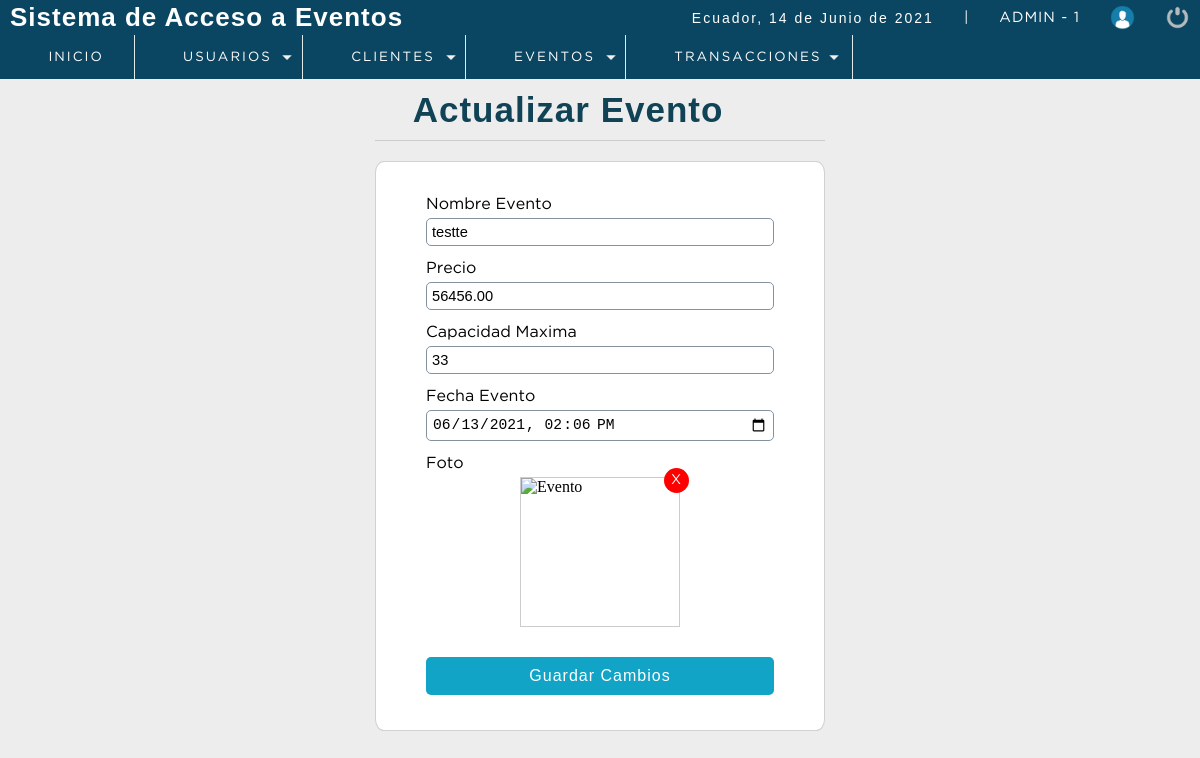
/P_seminarios/sistema/editar_evento.php?id=26 (signed in), run on the app's committed database.
### tables this page shows
CREATE TABLE `evento` (
  `codevento` int(11) NOT NULL,
  `descripcion` varchar(100) DEFAULT NULL,
  `precio` decimal(10,2) DEFAULT NULL,
  `capMax` int(11) DEFAULT NULL,
  `direccion` varchar(300) DEFAULT NULL,
  `foto` text DEFAULT NULL,
  `fecha_evento` datetime NOT NULL,
  `dateAdd` datetime NOT NULL DEFAULT current_timestamp(),
  `usuario_id` int(11) NOT NULL,
  `status` int(11) NOT NULL DEFAULT 1,
  `id_tipo_seminario` int(11) DEFAULT NULL
);

### P_seminarios/sistema/editar_evento.php (the view, shortened to what this page needs)
<?php
 include "../conection.php";
 if (empty($_REQUEST['id'])) {
     header("location: lista_eventos.php");
 }else {
     $id_evento = $_REQUEST['id'];
     $query_evento = mysqli_query($conection,"SELECT * FROM evento WHERE codevento = $id_evento AND status = 1");
     $result_evento = mysqli_num_rows($query_evento);
     $foto = '';
     $classRemove = 'notBlock';
     if ($result_evento > 0) {
         $data_evento = mysqli_fetch_assoc($query_evento);
            if ($data_evento['foto'] != 'img_evento.png') {
              $classRemove = '';
              $foto = '<img id="img" src="img/uploads/'.$data_evento['foto'].'" alt="Evento">';
            }
     }else {
        header("location: lista_eventos.php");
     }
 }
?>
<!DOCTYPE html>
<html lang="en">
<head>
	<?php include "includes/scripts.php"?>
</head>
<body>
 <?php include "includes/header.php"?>
	<section id="container">
		<div class="form_registre">
        <h1><i class="far fa-clock"></i> Actualizar Evento</h1>
        <hr>
        <form action="" method="post" enctype="multipart/form-data">
            <label for="evento">Nombre Evento</label>
            <input type="text" name="evento" id="evento" placeholder="Nombre del Evento" value="<?php echo $data_evento['descripcion'];?>">
            <label for="precio">Precio</label>
            <input type="number" name="precio" id="precio" placeholder="Precio del Evento" value="<?php echo $data_evento['precio'];?>">
            <label for="capacidad">Capacidad Maxima</label>
            <input type="number" name="capacidad" id="capacidad" placeholder="Capacidad del Evento" value="<?php echo $data_evento['capMax'];?>">
            <label for="fecha">Fecha Evento</label>
            <input type="datetime-local" name="fecha_ev" id="fecha_ev" placeholder="Fecha del Evento" value="<?php echo date('Y-m-d\TH:i', strtotime( $data_evento['fecha_evento']))?>">
            <div class="photo">
                    <label for="foto">Foto</label>
                    <div class="prevPhoto">
                    <span class="delPhoto <?php echo $classRemove?>">X</span>
                    <label for="foto"></label>
                    <?php echo $foto ?>
                    </div>
            </div>
            <input type="submit" value="Guardar Cambios" class="btn_save">
        </form>
        </div>
	</section>
</body>
</html>

### P_seminarios/sistema/css/style.css (style rules this page uses)
* { margin: 0; padding: 0; box-sizing: border-box; }
body { background: #ededed; }
h1, h2, h3, h4, h5, h6 { font-family: 'arial'; font-weight: bold; letter-spacing: 1px; }
h1 { font-size: 26px; }
span { font-family: 'GothamBook'; letter-spacing: 1px; font-size: 14px; line-height: 20px; }
#container { padding: 90px 15px 15px; }
.form_registre { width: 450px; margin: auto; }
.form_registre h1 { color: #0f4355; margin-top: auto; }
hr { border: 0; background: #CCC; height: 1px; margin: 10px 0; display: block; }
form { border: 2px solid #78909C; border-radius: 2%; background: #FFF; margin: auto; padding: 20px 50px; border: 1px solid #d1d1d1; }
label { display: block; font-size: 12pt ; font-family: 'GothamBook'; margin: 15px auto 5px auto; }
input,select { display: block; width: 100%; font-size: 11pt; padding: 5px; border: 1px solid #85929e; border-radius: 5px; }
.btn_save { font-size: 12pt; background: #12a4c6; padding: 10px; color: #FFF; letter-spacing: 1px; border: 0; cursor: pointer; margin: 30px auto 15px auto; display: block; border-radius: 5px; }
#container h1 { font-size: 35px; display: inline-block; }
.prevPhoto { display: flex; justify-content: space-between; width: 160px; height: 150px; border: 1px solid #CCC; position: relative; cursor: pointer; background: url(../images/uploads/user.png); background-repeat: no-repeat; background-size: cover; background-position: center center; margin: auto; }
.prevPhoto label { cursor: pointer; width: 100%; height: 100%; position: absolute; top: 0; left: 0; z-index: 2; }
.prevPhoto img { width: 100%; height: 100%; }
.delPhoto { color: #FFF; display: -webkit-flex; display: -moz-flex; display: -ms-flex; display: -o-flex; display: flex; justify-content: center; align-items: center; border-radius: 50%; width: 25px; height: 25px; background: red; position: absolute; right: -10px; top: -10px; z-index: 10; }

### data on the page
evento: evento "testte", precio "56456.00", capacidad "33", fecha_ev "06/13/2021 14:06"

### other printed values
fechaC() "14 de Junio de 2021"
$_SESSION['user'] "ADMIN"
$_SESSION['rol'] "1"
